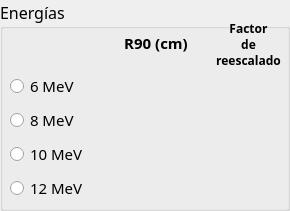
         <widget class="QGroupBox" name="groupBox_3">
          <property name="font">
           <font>
            <family>Lucida Sans</family>
            <pointsize>12</pointsize>
           </font>
          </property>
          <property name="title">
           <string>Energías</string>
          </property>
          <widget class="QWidget" name="gridLayoutWidget">
           <property name="geometry">
            <rect>
             <x>10</x>
             <y>20</y>
             <width>271</width>
             <height>182</height>
            </rect>
           </property>
           <layout class="QGridLayout" name="gridLayout" columnstretch="2,0,0,0">
            <item row="4" column="1">
             <widget class="QLabel" name="label_12MeV">
              <property name="font">
               <font>
                <family>Lucida Sans</family>
                <pointsize>11</pointsize>
               </font>
              </property>
              <property name="text">
               <string/>
              </property>
              <property name="alignment">
               <set>Qt::AlignCenter</set>
              </property>
             </widget>
            </item>
            <item row="4" column="2">
             <widget class="QLabel" name="label_rescale_ico_12">
              <property name="enabled">
               <bool>true</bool>
              </property>
              <property name="sizePolicy">
               <sizepolicy hsizetype="Preferred" vsizetype="Preferred">
                <horstretch>16</horstretch>
                <verstretch>16</verstretch>
               </sizepolicy>
              </property>
              <property name="maximumSize">
               <size>
                <width>16</width>
                <height>16</height>
               </size>
              </property>
              <property name="toolTip">
               <string>CUIDADO! No se recomienda usar esta combinación de cono/bisel y energía</string>
              </property>
              <property name="whatsThis">
               <string/>
              </property>
              <property name="text">
               <string/>
              </property>
              <property name="scaledContents">
               <bool>true</bool>
              </property>
             </widget>
            </item>
            <item row="0" column="1">
             <widget class="QLabel" name="label_11">
              <property name="font">
               <font>
                <family>Lucida Sans</family>
                <pointsize>11</pointsize>
                <weight>75</weight>
                <bold>true</bold>
               </font>
              </property>
              <property name="text">
               <string>R90 (cm)</string>
              </property>
              <property name="alignment">
               <set>Qt::AlignCenter</set>
              </property>
             </widget>
            </item>
            <item row="2" column="1">
             <widget class="QLabel" name="label_8MeV">
              <property name="font">
               <font>
                <family>Lucida Sans</family>
                <pointsize>11</pointsize>
               </font>
              </property>
              <property name="text">
               <string/>
              </property>
              <property name="alignment">
               <set>Qt::AlignCenter</set>
              </property>
             </widget>
            </item>
            <item row="1" column="2">
             <widget class="QLabel" name="label_rescale_ico_6">
              <property name="enabled">
               <bool>true</bool>
              </property>
              <property name="sizePolicy">
               <sizepolicy hsizetype="Preferred" vsizetype="Preferred">
                <horstretch>16</horstretch>
                <verstretch>16</verstretch>
               </sizepolicy>
              </property>
              <property name="maximumSize">
               <size>
                <width>16</width>
                <height>16</height>
               </size>
              </property>
              <property name="toolTip">
               <string>CUIDADO! No se recomienda usar esta combinación de cono/bisel y energía</string>
              </property>
              <property name="whatsThis">
               <string/>
              </property>
              <property name="text">
               <string/>
              </property>
              <property name="scaledContents">
               <bool>true</bool>
              </property>
             </widget>
            </item>
            <item row="3" column="2">
             <widget class="QLabel" name="label_rescale_ico_10">
              <property name="enabled">
               <bool>true</bool>
              </property>
              <property name="sizePolicy">
               <sizepolicy hsizetype="Preferred" vsizetype="Preferred">
                <horstretch>16</horstretch>
                <verstretch>16</verstretch>
               </sizepolicy>
              </property>
              <property name="maximumSize">
               <size>
                <width>16</width>
                <height>16</height>
               </size>
              </property>
              <property name="toolTip">
               <string>CUIDADO! No se recomienda usar esta combinación de cono/bisel y energía</string>
              </property>
              <property name="whatsThis">
               <string/>
              </property>
              <property name="text">
               <string/>
              </property>
              <property name="scaledContents">
               <bool>true</bool>
              </property>
             </widget>
            </item>
            <item row="4" column="0">
             <widget class="QRadioButton" name="radio4">
              <property name="font">
               <font>
                <family>Lucida Sans</family>
                <pointsize>11</pointsize>
               </font>
              </property>
              <property name="text">
               <string>12 MeV</string>
              </property>
             </widget>
            </item>
            <item row="1" column="0">
             <widget class="QRadioButton" name="radio1">
              <property name="font">
               <font>
                <family>Lucida Sans</family>
                <pointsize>11</pointsize>
               </font>
              </property>
              <property name="text">
               <string>6 MeV</string>
              </property>
             </widget>
            </item>
            <item row="3" column="0">
             <widget class="QRadioButton" name="radio3">
              <property name="font">
               <font>
                <family>Lucida Sans</family>
                <pointsize>11</pointsize>
               </font>
              </property>
              <property name="text">
               <string>10 MeV</string>
              </property>
             </widget>
            </item>
            <item row="1" column="1">
             <widget class="QLabel" name="label_6MeV">
              <property name="font">
               <font>
                <family>Lucida Sans</family>
                <pointsize>11</pointsize>
               </font>
              </property>
              <property name="text">
               <string/>
              </property>
              <property name="alignment">
               <set>Qt::AlignCenter</set>
              </property>
             </widget>
            </item>
            <item row="3" column="1">
             <widget class="QLabel" name="label_10MeV">
              <property name="font">
               <font>
                <family>Lucida Sans</family>
                <pointsize>11</pointsize>
               </font>
              </property>
              <property name="text">
               <string/>
              </property>
              <property name="alignment">
               <set>Qt::AlignCenter</set>
              </property>
             </widget>
            </item>
            <item row="2" column="0">
             <widget class="QRadioButton" name="radio2">
              <property name="font">
               <font>
                <family>Lucida Sans</family>
                <pointsize>11</pointsize>
               </font>
              </property>
              <property name="text">
               <string>8 MeV</string>
              </property>
             </widget>
            </item>
            <item row="2" column="2">
             <widget class="QLabel" name="label_rescale_ico_8">
              <property name="enabled">
               <bool>true</bool>
              </property>
              <property name="sizePolicy">
               <sizepolicy hsizetype="Preferred" vsizetype="Preferred">
                <horstretch>16</horstretch>
                <verstretch>16</verstretch>
               </sizepolicy>
              </property>
              <property name="maximumSize">
               <size>
                <width>16</width>
                <height>16</height>
               </size>
              </property>
              <property name="toolTip">
               <string>CUIDADO! No se recomienda usar esta combinación de cono/bisel y energía</string>
              </property>
              <property name="whatsThis">
               <string/>
              </property>
              <property name="text">
               <string/>
              </property>
              <property name="scaledContents">
               <bool>true</bool>
              </property>
             </widget>
            </item>
            <item row="2" column="3">
             <widget class="QLabel" name="label_rescale_f_8">
              <property name="font">
               <font>
                <family>Lucida Sans</family>
                <pointsize>8</pointsize>
                <weight>50</weight>
                <bold>false</bold>
               </font>
              </property>
              <property name="text">
               <string/>
              </property>
              <property name="alignment">
               <set>Qt::AlignCenter</set>
              </property>
             </widget>
            </item>
            <item row="0" column="3">
             <widget class="QLabel" name="label_35">
              <property name="font">
               <font>
                <family>Lucida Sans</family>
                <pointsize>9</pointsize>
                <weight>75</weight>
                <bold>true</bold>
               </font>
              </property>
              <property name="text">
               <string>&lt;html&gt;&lt;head/&gt;&lt;body&gt;&lt;p align=&quot;center&quot;&gt;Factor&lt;br/&gt;de&lt;br/&gt;reescalado&lt;/p&gt;&lt;/body&gt;&lt;/html&gt;</string>
              </property>
              <property name="alignment">
               <set>Qt::AlignCenter</set>
              </property>
             </widget>
            </item>
            <item row="1" column="3">
             <widget class="QLabel" name="label_rescale_f_6">
              <property name="font">
               <font>
                <family>Lucida Sans</family>
                <pointsize>8</pointsize>
                <weight>50</weight>
                <bold>false</bold>
               </font>
              </property>
              <property name="text">
               <string/>
              </property>
              <property name="alignment">
               <set>Qt::AlignCenter</set>
              </property>
             </widget>
            </item>
            <item row="3" column="3">
             <widget class="QLabel" name="label_rescale_f_10">
              <property name="font">
               <font>
                <family>Lucida Sans</family>
                <pointsize>8</pointsize>
                <weight>50</weight>
                <bold>false</bold>
               </font>
              </property>
              <property name="text">
               <string/>
              </property>
              <property name="alignment">
               <set>Qt::AlignCenter</set>
              </property>
             </widget>
            </item>
            <item row="4" column="3">
             <widget class="QLabel" name="label_rescale_f_12">
              <property name="font">
               <font>
                <family>Lucida Sans</family>
                <pointsize>8</pointsize>
                <weight>50</weight>
                <bold>false</bold>
               </font>
              </property>
              <property name="text">
               <string/>
              </property>
              <property name="alignment">
               <set>Qt::AlignCenter</set>
              </property>
             </widget>
            </item>
           </layout>
          </widget>
         </widget>
